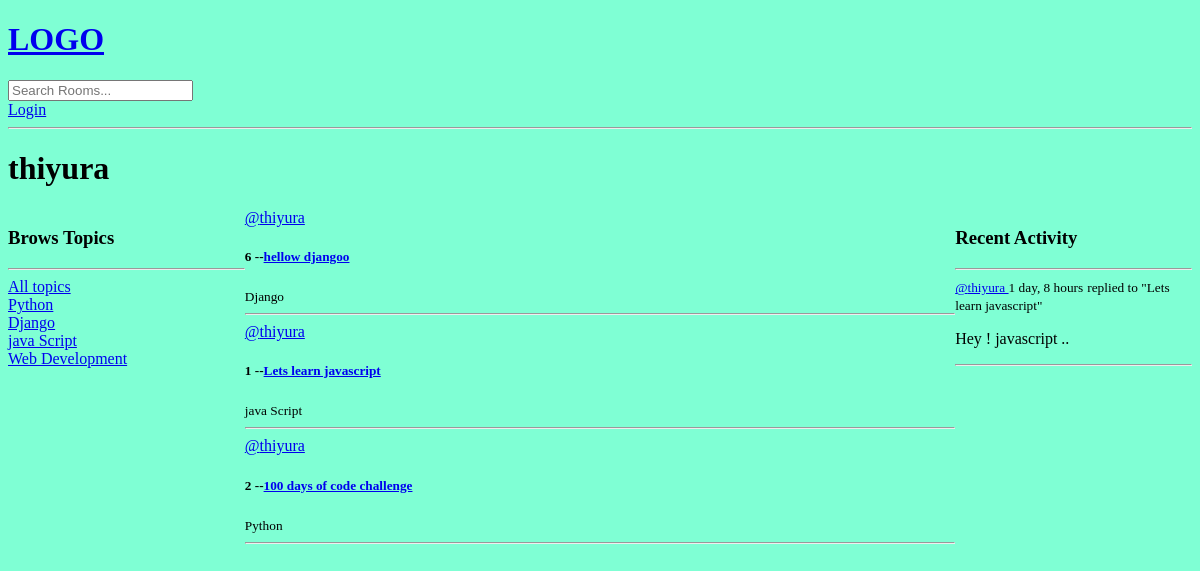
Before: /profile/1 with the older database file.
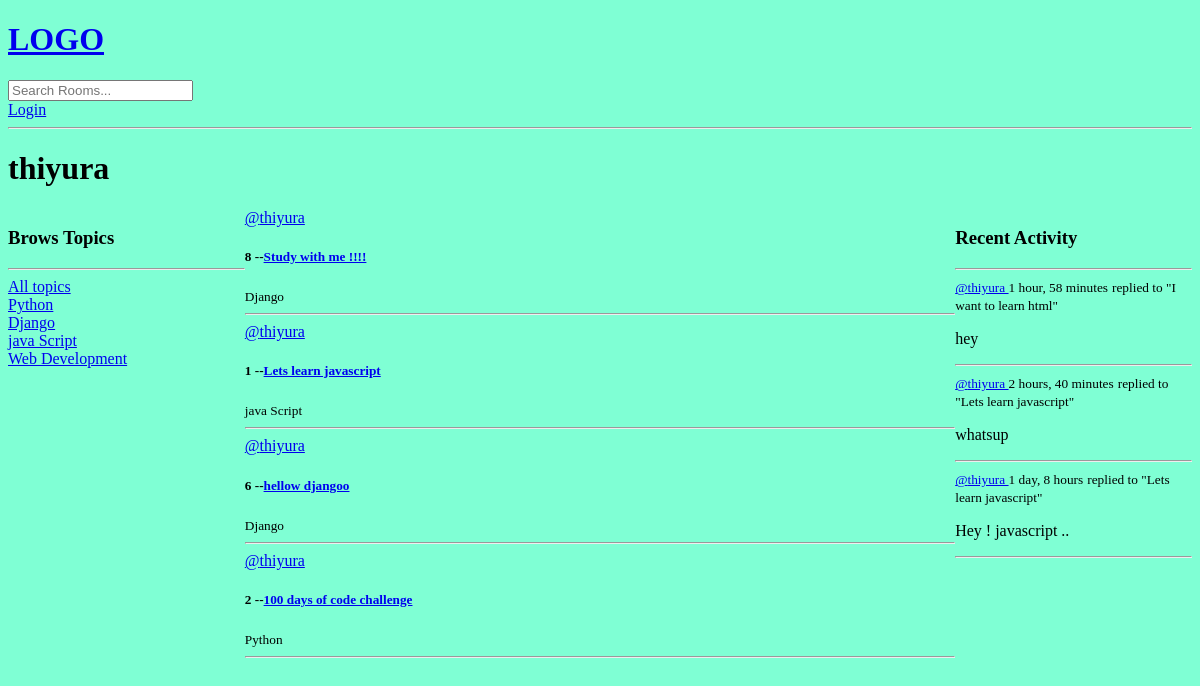
After: the same page with the newer database file.
### base/models.py (models this page shows, shortened)
class Topic(models.Model) :
    name = models.CharField(max_length=200)

class Room(models.Model):
    host= models.ForeignKey(User , on_delete=models.SET_NULL , null=True)
    topic= models.ForeignKey(Topic , on_delete=models.SET_NULL , null=True)
    name=models.CharField(max_length=200)
    description = models.TextField(null=True , blank=True)
    participants = models.ManyToManyField(User , related_name='participants',blank=True)
    updated = models.DateTimeField(auto_now=True)
    created = models.DateTimeField(auto_now_add=True)
    class Meta :
         ordering = ['-updated' , '-created']
    def __str__(self):
        return self.name

class Message(models.Model):
        user = models.ForeignKey(User , on_delete=models.CASCADE)
        room = models.ForeignKey(Room , on_delete=models.CASCADE)
        body = models.TextField()
        updated = models.DateTimeField(auto_now=True)
        created = models.DateTimeField(auto_now_add=True)
        class Meta :
         ordering = ['-updated' , '-created']

### base/views.py (the view)
# urls.py: path('profile/<str:pk>' , views.userProfile , name="user-profile"),
def userProfile(request , pk):
    user  = User.objects.get(id=pk)
    rooms = user.room_set.all()
    room_messages = user.message_set.all()
    topics = Topic.objects.all()
    context = {
        'user' : user ,
        'rooms' : rooms,
        'room_messages' : room_messages,
        'topics' : topics
    }
    return render(request , 'base/profile.html' , context)

### base/templates/base/profile.html (shortened to what this page needs)
{% extends 'main.html' %}
{% block content %}
<h1>{{user.username}}</h1>
<div class="profile-container">
    <div>
        {% include 'base/topic_component.html' %}
    </div>
    <div>
        {% include 'base/feed_component.html' %}
    </div>
    <div>
        {% include 'base/activity_component.html' %}
    </div>
</div>
{% endblock content %}

### templates/main.html (shortened to what this page needs)
<!DOCTYPE html>
{% load static %}
<html>
<head>
    <link rel='stylesheet' type='text/css' media='screen' href="{% static 'styles/main.css' %}">
</head>
<body>
    {% include 'navbar.html' %}
    {% block content %}
    {% endblock %}
</body>
</html>

### templates/navbar.html
<a href="/">
    <h1>LOGO</h1>
</a>
<form method="GET" action="{%  url 'home'  %}">
    <input type="text" name="q" placeholder="Search Rooms..."/>
</form>
{% if request.user.is_authenticated %}
<P>Hellow {{request.user}}</P>
<a href="{%  url 'logout'  %}">Logout</a>
{% else %}
<a href="{%  url 'login'  %}">Login</a>
{% endif %}
<hr>

### base/templates/base/topic_component.html
<h3>Brows Topics</h3>
        <hr>
        <div>
            <a href="{% url 'home' %}">All topics</a>
        </div>
        {% for topic in topics %}
            <div>
                <a href="{% url 'home' %}?q={{topic.name}}">{{topic.name}}</a>
            </div>
        {% endfor %}

### base/templates/base/feed_component.html (shortened to what this page needs)
<div>
    {% for room in rooms %}
                <div>
                    <a href="{% url 'user-profile' room.host.id %}">@{{room.host.username}}</a>
                    <h5>{{room.id}} --<a href="{% url 'room' room.id%}">{{room.name}}</a> </h5>
                    <small>{{room.topic.name}}</small>
                    <hr>
                </div>
                {% endfor %}
</div>

### base/templates/base/activity_component.html (shortened to what this page needs)
<h3>Recent Activity</h3>
        <hr>
        {% for message in room_messages %}
            <div>
                <small> <a href="{%    url 'user-profile' message.user.id %}">@{{message.user}} </a>  {{message.created | timesince}}</small>
                <small>replied to "{{message.room}}"</small>
                <p>{{message.body}}</p>
                <hr>
            </div>
        {% endfor %}

### static/styles/main.css (style rules this page uses)
body { background-color: aquamarine; }

### base/templates/base/profile.html (style rules this page uses)
.profile-container { display: grid; grid-template-columns: 1fr 3fr 1fr; }

Changed rows visible on the page:
added Room: host.username "thiyura", id "8", name "Study with me !!!!", topic.name "Django"
changed Room "Lets learn javascript": moves up the list
added Message: user "thiyura", created "1 hour, 58 minutes", room "I want to learn html", body "hey"
added Message: user "thiyura", created "2 hours, 40 minutes", room "Lets learn javascript", body "whatsup"
